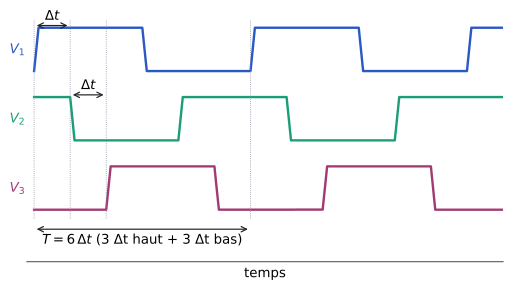

Python code for this plot:
"""Figure — Oscillateur en anneau à trois inverseurs : tensions de sortie des trois étages, chacune retardée de Δt
(temps de propagation d'un inverseur) et inversée par rapport à la précédente ; période T = 6 Δt (EANA3, chapitre 4).
D'après les notes externes [notes-2023-c07, p. 2] et le corrigé externe [corr-2023-td05-anneau, p. 1], redessinée.
Fronts idéalisés (rampes courtes) ; Δt = 1 (unité arbitraire)."""
import matplotlib
matplotlib.use("svg")
import matplotlib.pyplot as plt
import matplotlib.ticker as mticker
import numpy as np
from pathlib import Path

# --- Style commun des figures Bristol (recopié dans chaque script) ---
plt.rcParams.update({
    "font.family": "DejaVu Sans", "mathtext.fontset": "dejavusans", "font.size": 10,
    "axes.grid": True, "grid.color": "#DADADA", "grid.linewidth": 0.6,
    "axes.edgecolor": "#555555", "axes.linewidth": 0.8,
    "axes.spines.top": False, "axes.spines.right": False,
    "lines.linewidth": 1.8, "legend.frameon": False,
    "svg.hashsalt": "bristol",  # rendu SVG reproductible
})
BLEU, VERT, MAGENTA, ORANGE = "#2B59C3", "#1B9E77", "#A23B72", "#E08A1E"
GRIS = "#7E889B"   # éléments ajoutés par rapport à la source (conventions.md § 9)
ENCRE = "#222222"

def virgule(ax, axes="xy"):
    """Virgule décimale et vrai signe moins sur les graduations."""
    f = mticker.FuncFormatter(lambda x, _: f"{x:g}".replace(".", ",").replace("-", "−"))
    if "x" in axes: ax.xaxis.set_major_formatter(f)
    if "y" in axes: ax.yaxis.set_major_formatter(f)

def sauver(fig):
    fig.savefig(Path(__file__).with_suffix(".svg"), bbox_inches="tight", metadata={"Date": None})
# --- Fin du style commun ---

DT, TR = 1.0, 0.12             # temps de propagation, durée d'un front (figure)
t = np.linspace(0, 13, 4000)

def creneau(t, retard):
    """Créneau de période 6Δt, haut sur [0, 3Δt[, décalé de `retard`, avec fronts de durée TR."""
    phase = np.mod(t - retard, 6 * DT)
    v = np.where(phase < 3 * DT, 1.0, 0.0)
    v = np.where(phase < TR, phase / TR, v)                                  # front montant
    v = np.where((phase >= 3 * DT) & (phase < 3 * DT + TR), 1 - (phase - 3 * DT) / TR, v)  # front descendant
    return v

# V1 haut sur [0,3Δt[ ; V2 = non V1 retardé de Δt ; V3 = non V2 retardé de Δt = V1 retardé de 2Δt
signaux = [(r"$V_1$", creneau(t, 0.0), BLEU), (r"$V_2$", creneau(t, 3 * DT + DT), VERT), (r"$V_3$", creneau(t, 2 * DT), MAGENTA)]

fig, ax = plt.subplots(figsize=(6.4, 3.4))
for k, (nom, v, c) in enumerate(signaux):
    y0 = (2 - k) * 1.6
    ax.plot(t, y0 + v, color=c)
    ax.text(-0.25, y0 + 0.5, nom, color=c, ha="right", va="center")
# retards entre étages (premier front montant de V1 → front descendant de V2 → front montant de V3)
for x in (0, DT, 2 * DT, 6 * DT):
    ax.plot([x, x], [-0.2, 4.4], color=GRIS, lw=0.6, ls=":")
for a, b, y in [(0, DT, 4.25), (DT, 2 * DT, 2.65)]:
    ax.annotate("", xy=(a, y), xytext=(b, y), arrowprops=dict(arrowstyle="<->", lw=0.9, color=ENCRE))
    ax.text((a + b) / 2, y + 0.07, r"$\Delta t$", ha="center", va="bottom")
ax.annotate("", xy=(0, -0.45), xytext=(6 * DT, -0.45), arrowprops=dict(arrowstyle="<->", lw=0.9, color=ENCRE))
ax.text(3 * DT, -0.55, r"$T = 6\,\Delta t$ (3 Δt haut + 3 Δt bas)", ha="center", va="top")
ax.set_xlim(-0.2, 13); ax.set_ylim(-1.2, 4.6)
ax.set_yticks([]); ax.set_xticks([]); ax.grid(False)
ax.spines["left"].set_visible(False)
ax.set_xlabel("temps")
sauver(fig)
